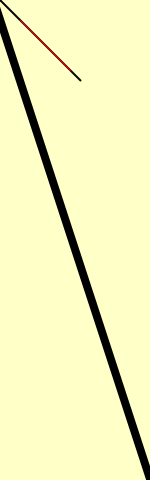
Frame 1 (no input)
Frame 60 (the mouse pressed at the canvas centre just before this capture): identical to frame 1, image omitted
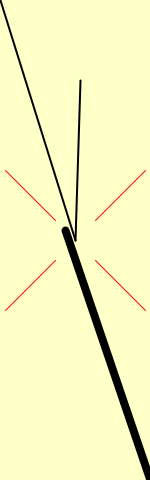
Frame 120 (the mouse held since frame 60 and released just before this capture)

The Processing sketch that drew these frames (run headless with seeded random() and noise(); from frame 60 on, the mouse is pressed at the canvas centre):

// Processing sketch: processing_39815
// ── processing_39815.pde

// exercise 2011-09-29
// draw lines: Create a program to draw many lines based on the mouse position
// schien@mail.ncku.edu.tw

void setup() {
  size(150, 480);
  smooth();
}

void draw() {
  // reset the background
  background(255, 255, 200);
  // reset pen color
  stroke(0);
  // draw two lines following the mouse
  strokeWeight(2);
  line(mouseX, mouseY, 80, 80);
  line(mouseX, mouseY, 0, 0);
  // draw a thick line
  strokeWeight(8);
  line(width, height, mouseX-10, mouseY-10);
  // draw a bunch of lines around the mouse
  stroke(255,0,0);
  strokeWeight(1);
  int offset = 20;
  int starEdge = 50;
  line(mouseX-offset-starEdge, mouseY-offset-starEdge, mouseX-offset, mouseY-offset);
  line(mouseX+offset+starEdge, mouseY+offset+starEdge, mouseX+offset, mouseY+offset);
  line(mouseX+offset+starEdge, mouseY-offset-starEdge, mouseX+offset, mouseY-offset);
  line(mouseX-offset-starEdge, mouseY+offset+starEdge, mouseX-offset, mouseY+offset);
}
